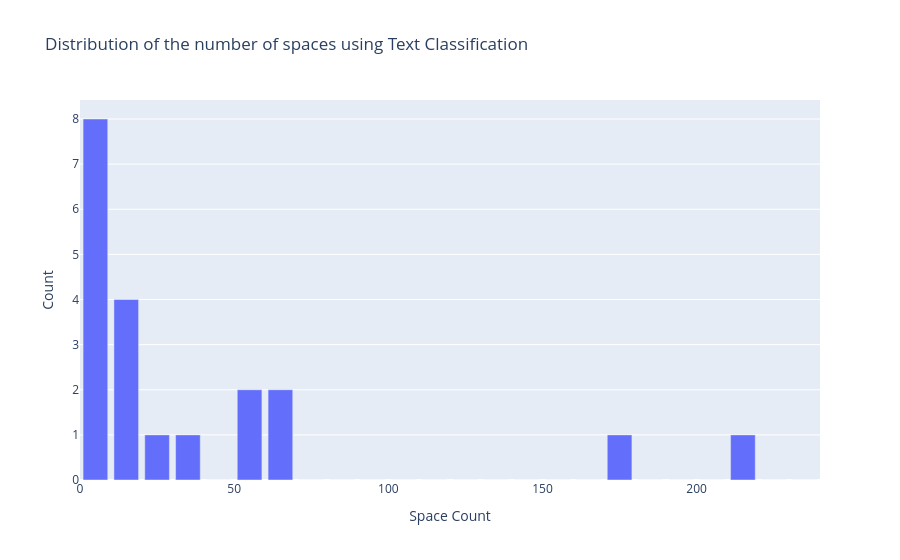

Write notebook code for a chart like this one.
### Markdown cell above
### Plot a Histogram to display the distribution of the number of spaces with "Text-Classification" models
#### Result: it is not a bell-shaped curve, so data is not normally distributed

### Code cell
# create the bins to visualize the distribution of the number of space

counts, bins = np.histogram(cla_space_count["count"], bins=range(0, 250, 10))
bins = 0.5 * (bins[: -1] + bins[1: ])

fig = px.bar(
    x=bins, y=counts, labels={"x": "Space Count", "y": "Count"},
    title="Distribution of the number of spaces using Text Classification", height=600
)
fig.show()

### Figure 1 — Plotly figure (JSON) as saved in the notebook; plotly's stock layout.template omitted (floating-point values rounded to 4 significant figures)
{"data": [{"alignmentgroup": "True", "hovertemplate": "Space Count=%{x}<br>Count=%{y}<extra></extra>", "legendgroup": "", "marker": {"color": "#636efa", "pattern": {"shape": ""}}, "name": "", "offsetgroup": "", "orientation": "v", "showlegend": false, "textposition": "auto", "type": "bar", "x": [5, 15, 25, 35, 45, 55, 65, 75, 85, 95, 105, 115, 125, 135, 145, 155, 165, 175, 185, 195, 205, 215, 225, 235], "xaxis": "x", "y": [8, 4, 1, 1, 0, 2, 2, 0, 0, 0, 0, 0, 0, 0, 0, 0, 0, 1, 0, 0, 0, 1, 0, 0], "yaxis": "y"}], "layout": {"autosize": true, "barmode": "relative", "legend": {"tracegroupgap": 0}, "title": {"text": "Distribution of the number of spaces using Text Classification"}, "xaxis": {"anchor": "y", "autorange": true, "domain": [0, 1], "range": [0, 240], "title": {"text": "Space Count"}, "type": "linear"}, "yaxis": {"anchor": "x", "autorange": true, "domain": [0, 1], "range": [0, 8.421], "title": {"text": "Count"}, "type": "linear"}}}
